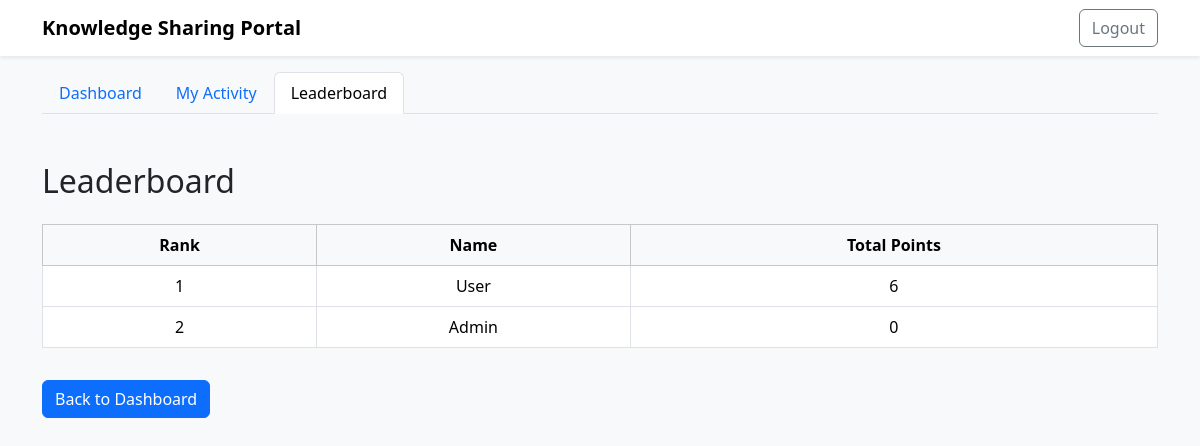
Page /leaderboard (signed in) on the committed database.
### tables this page shows
CREATE TABLE users (
        id INTEGER PRIMARY KEY AUTOINCREMENT,
        name TEXT NOT NULL,
        email TEXT UNIQUE NOT NULL,
        password TEXT NOT NULL,
        role TEXT NOT NULL DEFAULT 'user'
    );

### app.py (the view)
@app.route('/leaderboard')
@token_required
def leaderboard():
    db = get_db()
    leaderboard = db.execute('''
        SELECT u.name, COALESCE(SUM(sa.points_awarded), 0) as total_points
        FROM users u
        LEFT JOIN slot_activity sa ON u.id = sa.user_id
        GROUP BY u.id
        ORDER BY total_points DESC, u.name ASC
    ''').fetchall()
    return render_template('leaderboard.html', leaderboard=leaderboard)

### app.py (called while the page is built)
def get_db():
    if 'db' not in g:
        g.db = sqlite3.connect(app.config['DATABASE'])
        g.db.row_factory = sqlite3.Row
    return g.db

def token_required(f):
    @wraps(f)
    def decorated(*args, **kwargs):
        token = request.cookies.get('token')
        if not token:
            return redirect(url_for('login'))
        try:
            data = jwt.decode(token, app.config['SECRET_KEY'], algorithms=["HS256"])
            g.user = data['email']
        except Exception:
            return redirect(url_for('login'))
        return f(*args, **kwargs)
    return decorated

### templates/leaderboard.html (shortened to what this page needs)
<!DOCTYPE html>
<html lang="en">
<head>
    <link href="https://cdn.jsdelivr.net/npm/bootstrap@5.3.2/dist/css/bootstrap.min.css" rel="stylesheet">
</head>
<body class="bg-light" style="min-height: 100vh;">
    <nav class="navbar navbar-expand-lg navbar-light bg-white shadow-sm">
        <div class="container">
            <a class="navbar-brand fw-bold" href="/dashboard">Knowledge Sharing Portal</a>
            <div class="d-flex">
                <a href="/logout" class="btn btn-outline-secondary">Logout</a>
            </div>
        </div>
    </nav>
    <div class="container mt-3">
        <ul class="nav nav-tabs">
            <li class="nav-item">
                <a class="nav-link" href="/dashboard">Dashboard</a>
            </li>
            <li class="nav-item">
                <a class="nav-link" href="/my-activity">My Activity</a>
            </li>
            <li class="nav-item">
                <a class="nav-link active" href="/leaderboard">Leaderboard</a>
            </li>
        </ul>
    </div>
    <div class="container py-5">
        <h2 class="mb-4">Leaderboard</h2>
        <div class="table-responsive">
            <table class="table table-bordered align-middle text-center bg-white">
                <thead class="table-light">
                    <tr>
                        <th>Rank</th>
                        <th>Name</th>
                        <th>Total Points</th>
                    </tr>
                </thead>
                <tbody>
                    {% for user in leaderboard %}
                    <tr>
                        <td>{{ loop.index }}</td>
                        <td>{{ user['name'] }}</td>
                        <td>{{ user['total_points'] }}</td>
                    </tr>
                    {% else %}
                    <tr><td colspan="3" class="text-muted">No users found.</td></tr>
                    {% endfor %}
                </tbody>
            </table>
        </div>
        <a href="/dashboard" class="btn btn-primary mt-3">Back to Dashboard</a>
    </div>
</body>
</html>

### rows in the picture
users: name "User", total_points "6"
users: name "Admin", total_points "0"
